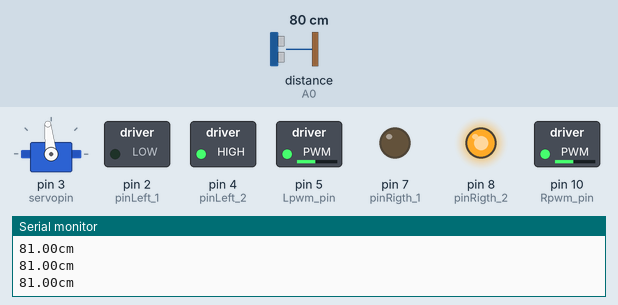
A sketch run on a simulated Arduino Uno, built with avr-gcc and run on an emulated ATmega328P. On the bench: servo, switched loads named in the sketch (green lamp = pin HIGH), output pins drawn as LEDs (lit = HIGH), the last lines printed to the serial monitor. Wiring (inferred from the names in the program): servo: signal pin 3. Dashed ring = blinking. The inputs (shaded band) are chosen by the test bench; at power-on: distance to the obstacle (sensor on A0) 80 cm. The echo pulse lasts 58.3 µs per cm; servo pulses on a pin are drawn as a servo (544–2400 µs = 0–180°); pins used as bus, display or sensor lines are not drawn.

Above: at 1.4 s.
1.5 s: distance to the obstacle (sensor on A0) set to 8 cm
4.5 s: distance to the obstacle (sensor on A0) set to 5 cm
At 6.8 s:
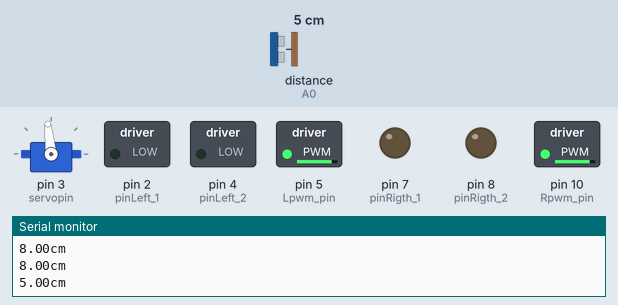
7.5 s: distance to the obstacle (sensor on A0) set to 2 cm
At 8.1 s:
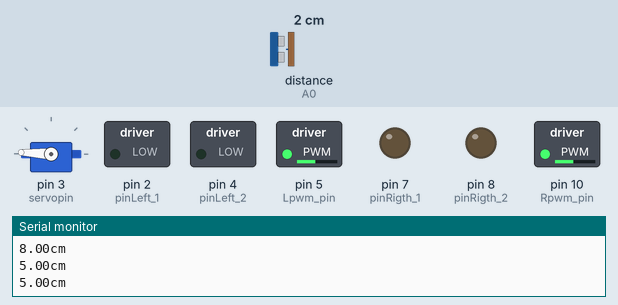
10.5 s: distance to the obstacle (sensor on A0) set to 4 cm
At 11.0 s:
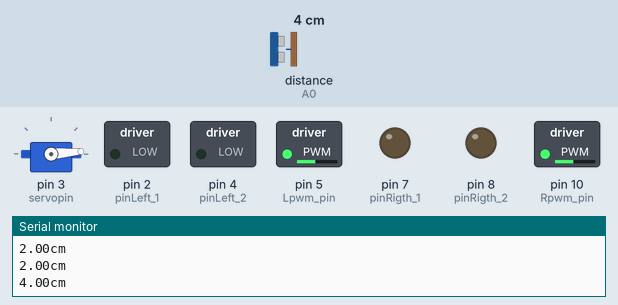
13.5 s: distance to the obstacle (sensor on A0) set to 9 cm
At 14.57 s:
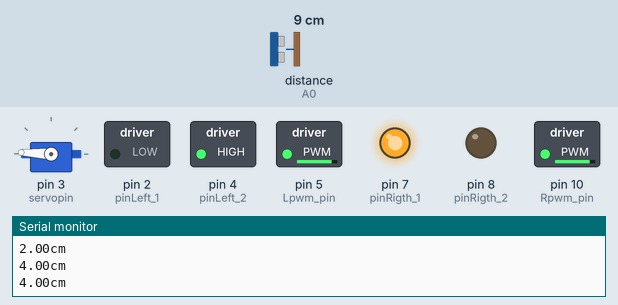
Timing chart, 0 to 16.9 s (numbered marks = the images above; inputs shaded):
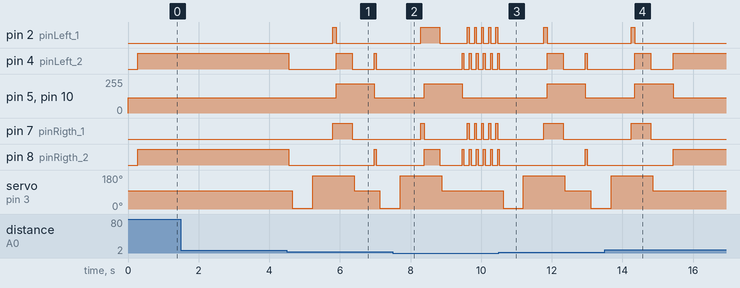

Measured:
- the behaviour switches between 7 and 6 cm on distance to the obstacle (sensor on A0) (found by bisection; images 0 and 1)
- the behaviour switches between 4 and 3 cm on distance to the obstacle (sensor on A0) (found by bisection; images 1 and 2)
- after the input at 4.5 s, pin 2 (pinLeft_1): LOW → HIGH after 1.3 s, → LOW 0.10 s later; pin 4 (pinLeft_2): goes LOW 1.4 s, HIGH 0.45 s, LOW 0.63 s, HIGH 0.05 s, then LOW, starting after 0.05 s
- after the input at 7.5 s, servo on pin 3 (servopin): goes on until 8.9 s, then stays 96°
- after the input at 10.5 s, pin 5 (Lpwm_pin), pin 10 (Rpwm_pin): 115/255 → 220/255 after 1.4 s, → 115/255 1.1 s later; servo on pin 3 (servopin): 96° → 5° after 0.12 s, → 177° 0.58 s later, → 96° 1.2 s later, → 5° 0.73 s later
- after the input at 13.5 s, pin 2 (pinLeft_1): goes on until 14.4 s, then stays LOW; pin 4 (pinLeft_2): goes on until 15.4 s, then stays HIGH

The sketch:

sience_fair.ino
```cpp
#include <Wire.h>  //including libraries of I2C
#include <NewPing.h> //ultra sonic sensor library


int inputPin = A0;   // ultrasonic module   ECHO to A0
int outputPin = A1;  // ultrasonic module  TRIG to A1
NewPing sonar(outputPin, inputPin, 200);


int servopin = 3;    //digital port pin 3, connecting to signal line of servo motor
int pinLeft_1 = 2;   //Controls Directon of Left motor (A) ---- IN1 of motor driver board
int pinLeft_2 = 4;   //Controls Directon of Left motor (A) ---- IN2 of motor driver board
int pinRigth_1 = 7;  //Controls Directon of Rigth motor (B) ---- IN3 of motor driver board
int pinRigth_2 = 8;  //Controls Directon of Rigth motor (B) ---- IN4 of motor driver board
#define Lpwm_pin 5   //left Motor Power (motor A) -- ENA of motor driver board
#define Rpwm_pin 10  //Rigth Motor Power (motor B) -- ENB of motor driver board

int myangle;        //defining variable of angle
int pulsewidth;     //defining variable of pulse width

unsigned char Lpwm_val = 115;    //initialized left wheel speed at 250
unsigned char Rpwm_val = 115;    //initialized right wheel speed at 250
unsigned char Start_angle = 96;  //initialized angle of motor at 90°

void M_Control_IO_config(void) {
  pinMode(pinLeft_1, OUTPUT);   // /pin 2
  pinMode(pinLeft_2, OUTPUT);   // pin 4
  pinMode(pinRigth_1, OUTPUT);  // pin 7
  pinMode(pinRigth_2, OUTPUT);  // pin 8
  pinMode(Lpwm_pin, OUTPUT);    // pin 11 (PWM)
  pinMode(Rpwm_pin, OUTPUT);    // pin10(PWM)
}

void Set_Speed(unsigned char Left, unsigned char Right)  //function of setting speed
{
  analogWrite(Lpwm_pin, Left);
  analogWrite(Rpwm_pin, Right);
}

void setup() {
  pinMode(servopin, OUTPUT);      //setting motor interface as output
  M_Control_IO_config();          //motor controlling the initialization of IO
  pinMode(inputPin, INPUT);       //starting receiving IR remote control signal
  pinMode(outputPin, OUTPUT);     //IO of ultrasonic module
  Set_Speed(Lpwm_val, Rpwm_val);  //setting initialized speed
  Set_servopulse(Start_angle);
  Serial.begin(9600);
}


void loop() {

  Self_control();
  advance();
}
```

AMovement.ino
```cpp
unsigned char LTurn_speed = 220;
unsigned char RTurn_speed = 220;


void advance()  //  going forward
{

  digitalWrite(pinRigth_1, LOW);
  digitalWrite(pinRigth_2, HIGH);
  digitalWrite(pinLeft_1, LOW);
  digitalWrite(pinLeft_2, HIGH);
}

void back()  //  going backwards
{
  digitalWrite(pinRigth_1, HIGH);
  digitalWrite(pinRigth_2, LOW);
  digitalWrite(pinLeft_1, HIGH);
  digitalWrite(pinLeft_2, LOW);
}

void stopp()  //  going nowere
{
  digitalWrite(pinRigth_1, LOW);
  digitalWrite(pinRigth_2, LOW);
  digitalWrite(pinLeft_1, LOW);
  digitalWrite(pinLeft_2, LOW);
}

void turnL()  //turning left(dual wheel)
{
  Set_Speed(LTurn_speed, RTurn_speed);
  digitalWrite(pinRigth_1, LOW);  //making motor move towards right front
  digitalWrite(pinRigth_2, HIGH);
  digitalWrite(pinLeft_1, HIGH);
  digitalWrite(pinLeft_2, LOW);  //making motor move towards left rear
}
void turnR()  //turning rigth(dual wheel)
{
  Set_Speed(LTurn_speed, RTurn_speed);
  digitalWrite(pinRigth_1, HIGH);
  digitalWrite(pinRigth_2, LOW);  //making motor move towards right rear
  digitalWrite(pinLeft_1, LOW);   //making motor move towards left front
  digitalWrite(pinLeft_2, HIGH);
}
```

BServo.ino
```cpp
void servopulse(int servopin, int myangle)  //defining a function of pulse
{
  pulsewidth = (myangle * 11) + 500;  //converting angle into pulse width value at 500-2480
  digitalWrite(servopin, HIGH);       //increasing the level of motor interface to upmost
  delayMicroseconds(pulsewidth);      //delaying microsecond of pulse width value
  digitalWrite(servopin, LOW);        //decreasing the level of motor interface to the least
  delay(20 - pulsewidth / 1000);
}

void Set_servopulse(int set_val) {
  for (int i = 0; i <= 10; i++)     //giving motor enough time to turn to assigning point
    servopulse(servopin, set_val);  //invokimg pulse function
}
```

CAutoMove.ino
```cpp
int Ultrasonic_Ranging()  //function of ultrasonic distance detecting
{
  delay(50);
  float distance = sonar.ping_cm();  // reading the duration of high level
  if (distance == 0) {
    digitalWrite(outputPin, LOW);
    delayMicroseconds(2);
    digitalWrite(outputPin, HIGH);
    delayMicroseconds(10);
    digitalWrite(outputPin, LOW);
    float distance = pulseIn(inputPin, HIGH);  // reading the duration of high level
    distance = (distance / 29) / 2; // Transform pulse time to distance (cm)
  }

  return distance;
}


float MIN_distnace = 6.0;
float STOPP_distnace = 4.0;
float front_distance;
float rigth_distance;
float left_distance;

void Self_control() {

  front_distance = Ultrasonic_Ranging();
  Serial.print(front_distance);
  Serial.println("cm");
  if (front_distance < STOPP_distnace) {
    stopp();
    delay(100);
    back();
    delay(50);
  } else if (front_distance <= MIN_distnace) {
    stopp();
    delay(100);
    Set_servopulse(5);  //Moves Servo to left (5°)
    left_distance = Ultrasonic_Ranging();
    delay(300);
    Set_servopulse(177);  //Moves Servo to rigth (177°)
    rigth_distance = Ultrasonic_Ranging();
    delay(300);

    if (left_distance > rigth_distance) {
      back();
      delay(100);
      turnL();
      delay(450);
      stopp();
      delay(50);
      Set_servopulse(Start_angle);
      front_distance = Ultrasonic_Ranging();
      delay(300);
      Set_Speed(Lpwm_val, Rpwm_val);
    } else if (left_distance <= rigth_distance) {
      back();
      delay(100);
      turnR();
      delay(450);
      stopp();
      delay(50);
      Set_servopulse(Start_angle);
      front_distance = Ultrasonic_Ranging();
      delay(300);
      Set_Speed(Lpwm_val, Rpwm_val);
    } else if (left_distance < MIN_distnace && rigth_distance < MIN_distnace) {
      stopp();
      delay(50);
      back();
      delay(50);
      Set_Speed(Lpwm_val, Rpwm_val);
    }
  } else {
    advance();

  }
}
```
